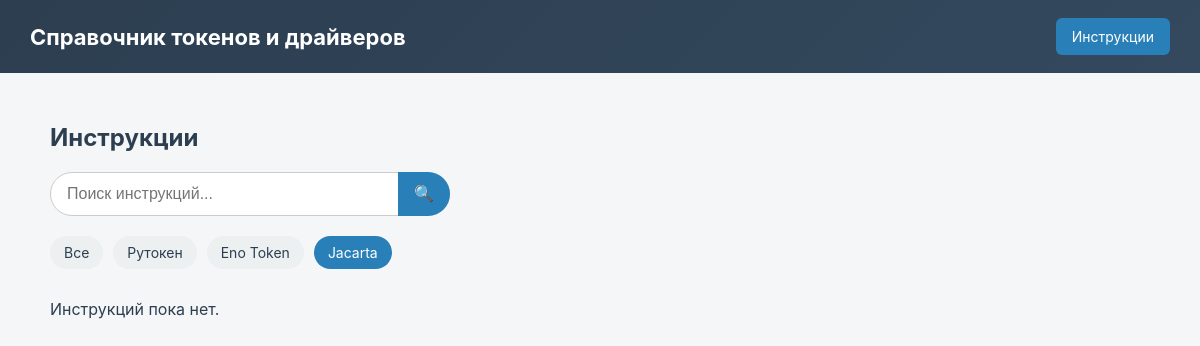
Screenshot of /posts/token/3/ with the database file from the repository.
### main/models.py (models this page shows, shortened)
class Token(models.Model):
    name = models.CharField(
        'Название токена',
        max_length=100
    )
    description = models.TextField(
        'Описание',
        blank=True
    )
    class Meta:
        verbose_name = 'Токен'
        verbose_name_plural = 'Токены'

### main/views.py (the view)
# urls.py: path('posts/', views.post_list, name='post_list'),
def post_list(request, token_id=None):
    tokens = Token.objects.all()
    query = request.GET.get('q', '')
    posts = Post.objects.all()
    if token_id:
        posts = posts.filter(token_id=token_id)
    if query:
        posts = posts.filter(
            Q(title__icontains=query) |
            Q(content__icontains=query)
        )
    return render(request, 'posts/post_list.html', {
        'posts': posts,
        'tokens': tokens,
        'selected_token': token_id,
        'query': query,
    })

### main/templates/posts/post_list.html (shortened to what this page needs)
{% extends "base.html" %}
{% block content %}
<h2>Инструкции</h2>
<form method="get" class="search-form">
    <div class="search-wrapper">
        <input
            type="text"
            name="q"
            placeholder="Поиск инструкций..."
            value="{{ query }}"
            class="search-input"
        >
        <button type="submit" class="search-btn">
            🔍
        </button>
    </div>
</form>
<div class="token-filter">
    <a href="{% url 'post_list' %}"
       class="{% if not selected_token %}active{% endif %}">
        Все
    </a>
    {% for token in tokens %}
        <a href="{% url 'post_list_by_token' token.id %}"
           class="{% if selected_token == token.id %}active{% endif %}">
            {{ token.name }}
        </a>
    {% endfor %}
</div>
<div class="post-list">
{% for post in posts %}
    <div class="post-card">
        {% if post.image %}
        <div class="post-cover">
            <a href="{% url 'post_detail' post.id %}">
                <img src="{{ post.image.url }}" alt="{{ post.title }}">
            </a>
        </div>
        {% endif %}
        <div class="post-body">
            <h3>
                <a href="{% url 'post_detail' post.id %}">
                    {{ post.title }}
                </a>
            </h3>
            <div class="post-meta">
                Токен: {{ post.token.name }}
            </div>
            <p>{{ post.content|striptags|truncatechars:220|safe }}</p>
            <div class="post-actions">
                <a class="btn" href="{% url 'post_detail' post.id %}">
                    Читать инструкцию →
                </a>
            </div>
        </div>
    </div>
{% empty %}
    <p>Инструкций пока нет.</p>
{% endfor %}
</div>
{% endblock %}

### main/templates/base.html (style rules this page uses)
body { font-family: Inter, Arial, sans-serif; margin: 0; background: #f5f6f8; color: #2c3e50; }
a { color: #2980b9; text-decoration: none; }
.token-filter { display: flex; gap: 10px; flex-wrap: wrap; }
.token-filter a { padding: 8px 14px; background: #ecf0f1; border-radius: 20px; font-size: 14px; color: #2c3e50; transition: all .2s; }
.token-filter a.active, .token-filter a:hover { background: #2980b9; color: white; }
.post-list { margin-top: 30px; }
.search-form { margin: 20px 0; }
.search-wrapper { position: relative; max-width: 400px; width: 100%; }
.search-input { width: 100%; padding: 12px 50px 12px 16px; font-size: 16px; border: 1px solid #ccc; border-radius: 30px; outline: none; transition: all 0.2s; box-sizing: border-box; }
.search-btn { position: absolute; right: 0; top: 0; height: 100%; border: none; background: #2980b9; color: white; font-size: 16px; padding: 0 16px; border-top-right-radius: 30px; border-bottom-right-radius: 30px; cursor: pointer; transition: background 0.2s; }

### rows the page displays
Token: name "Рутокен"
Token: name "Eno Token"
Token: name "Jacarta"
